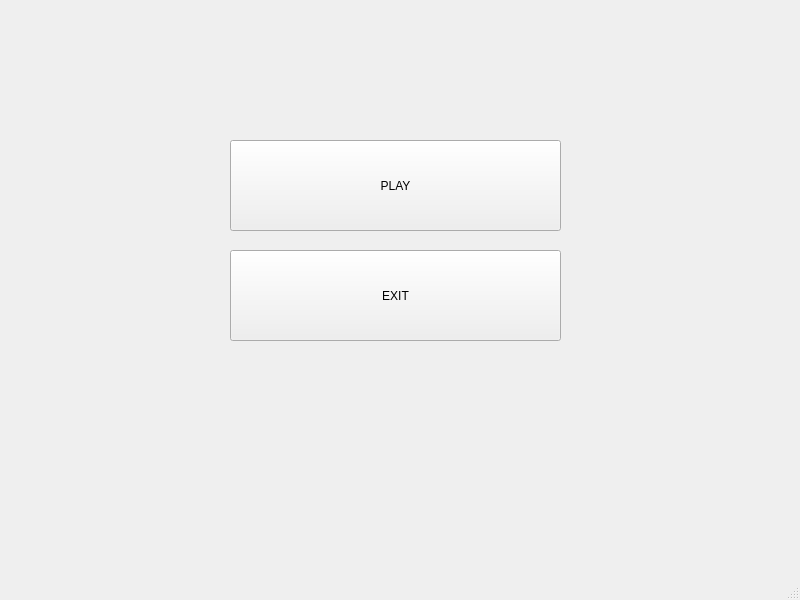
<?xml version="1.0" encoding="UTF-8"?>
<ui version="4.0">
 <class>Game</class>
 <widget class="QMainWindow" name="Game">
  <property name="geometry">
   <rect>
    <x>0</x>
    <y>0</y>
    <width>800</width>
    <height>600</height>
   </rect>
  </property>
  <property name="windowTitle">
   <string>Game</string>
  </property>
  <widget class="QWidget" name="centralwidget">
   <widget class="QPushButton" name="playButton">
    <property name="geometry">
     <rect>
      <x>230</x>
      <y>140</y>
      <width>331</width>
      <height>91</height>
     </rect>
    </property>
    <property name="text">
     <string>PLAY</string>
    </property>
   </widget>
   <widget class="QPushButton" name="exitButton">
    <property name="geometry">
     <rect>
      <x>230</x>
      <y>250</y>
      <width>331</width>
      <height>91</height>
     </rect>
    </property>
    <property name="text">
     <string>EXIT</string>
    </property>
   </widget>
  </widget>
  <widget class="QMenuBar" name="menubar">
   <property name="geometry">
    <rect>
     <x>0</x>
     <y>0</y>
     <width>800</width>
     <height>21</height>
    </rect>
   </property>
  </widget>
  <widget class="QStatusBar" name="statusbar"/>
 </widget>
 <resources/>
 <connections/>
</ui>
